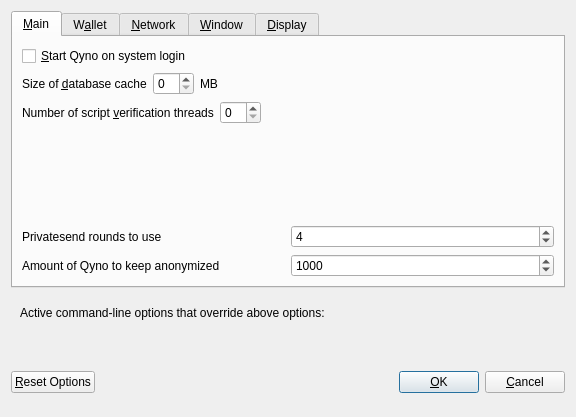
<?xml version="1.0" encoding="UTF-8"?>
<ui version="4.0">
 <class>OptionsDialog</class>
 <widget class="QDialog" name="OptionsDialog">
  <property name="geometry">
   <rect>
    <x>0</x>
    <y>0</y>
    <width>576</width>
    <height>417</height>
   </rect>
  </property>
  <property name="windowTitle">
   <string>Options</string>
  </property>
  <property name="modal">
   <bool>true</bool>
  </property>
  <layout class="QVBoxLayout" name="verticalLayout">
   <item>
    <widget class="QTabWidget" name="tabWidget">
     <property name="currentIndex">
      <number>0</number>
     </property>
     <widget class="QWidget" name="tabMain">
      <attribute name="title">
       <string>&amp;Main</string>
      </attribute>
      <layout class="QVBoxLayout" name="verticalLayout_Main">
       <item>
        <widget class="QCheckBox" name="bitcoinAtStartup">
         <property name="toolTip">
          <string>Automatically start Qyno after logging in to the system.</string>
         </property>
         <property name="text">
          <string>&amp;Start Qyno on system login</string>
         </property>
        </widget>
       </item>
       <item>
        <layout class="QHBoxLayout" name="horizontalLayout_2_Main">
         <item>
          <widget class="QLabel" name="databaseCacheLabel">
           <property name="text">
            <string>Size of &amp;database cache</string>
           </property>
           <property name="textFormat">
            <enum>Qt::PlainText</enum>
           </property>
           <property name="buddy">
            <cstring>databaseCache</cstring>
           </property>
          </widget>
         </item>
         <item>
          <widget class="QSpinBox" name="databaseCache"/>
         </item>
         <item>
          <widget class="QLabel" name="databaseCacheUnitLabel">
           <property name="text">
            <string>MB</string>
           </property>
           <property name="textFormat">
            <enum>Qt::PlainText</enum>
           </property>
          </widget>
         </item>
         <item>
          <spacer name="horizontalSpacer_2_Main">
           <property name="orientation">
            <enum>Qt::Horizontal</enum>
           </property>
           <property name="sizeHint" stdset="0">
            <size>
             <width>40</width>
             <height>20</height>
            </size>
           </property>
          </spacer>
         </item>
        </layout>
       </item>
       <item>
        <layout class="QHBoxLayout" name="horizontalLayout_3_Main">
         <item>
          <widget class="QLabel" name="threadsScriptVerifLabel">
           <property name="text">
            <string>Number of script &amp;verification threads</string>
           </property>
           <property name="textFormat">
            <enum>Qt::PlainText</enum>
           </property>
           <property name="buddy">
            <cstring>threadsScriptVerif</cstring>
           </property>
          </widget>
         </item>
         <item>
          <widget class="QSpinBox" name="threadsScriptVerif">
           <property name="toolTip">
            <string>(0 = auto, &lt;0 = leave that many cores free)</string>
           </property>
          </widget>
         </item>
         <item>
          <spacer name="horizontalSpacer_3_Main">
           <property name="orientation">
            <enum>Qt::Horizontal</enum>
           </property>
           <property name="sizeHint" stdset="0">
            <size>
             <width>40</width>
             <height>20</height>
            </size>
           </property>
          </spacer>
         </item>
        </layout>
       </item>
       <item>
        <spacer name="verticalSpacer_Main">
         <property name="orientation">
          <enum>Qt::Vertical</enum>
         </property>
         <property name="sizeHint" stdset="0">
          <size>
           <width>20</width>
           <height>40</height>
          </size>
         </property>
        </spacer>
       </item>
       <item>
        <layout class="QHBoxLayout" name="horizontalLayout_4_Main">
         <item>
          <widget class="QLabel" name="label">
           <property name="toolTip">
            <string>This setting determines the amount of individual masternodes that an input will be anonymized through.&lt;br/&gt;More rounds of anonymization gives a higher degree of privacy, but also costs more in fees.</string>
           </property>
           <property name="text">
            <string>Privatesend rounds to use</string>
           </property>
          </widget>
         </item>
         <item>
          <widget class="QSpinBox" name="privatesendRounds">
           <property name="minimum">
            <number>2</number>
           </property>
           <property name="maximum">
            <number>8</number>
           </property>
           <property name="value">
            <number>4</number>
           </property>
          </widget>
         </item>
        </layout>
       </item>
       <item>
        <layout class="QHBoxLayout" name="horizontalLayout">
         <item>
          <widget class="QLabel" name="label_2">
           <property name="toolTip">
            <string>This amount acts as a threshold to turn off Privatesend once it's reached.</string>
           </property>
           <property name="statusTip">
            <string notr="true"/>
           </property>
           <property name="whatsThis">
            <string notr="true"/>
           </property>
           <property name="accessibleName">
            <string notr="true"/>
           </property>
           <property name="accessibleDescription">
            <string notr="true"/>
           </property>
           <property name="text">
            <string>Amount of Qyno to keep anonymized</string>
           </property>
          </widget>
         </item>
         <item>
          <widget class="QSpinBox" name="anonymizeQyno">
           <property name="minimum">
            <number>100</number>
           </property>
           <property name="maximum">
            <number>100000</number>
           </property>
           <property name="singleStep">
            <number>100</number>
           </property>
           <property name="value">
            <number>1000</number>
           </property>
          </widget>
         </item>
        </layout>
       </item>
      </layout>
     </widget>
     <widget class="QWidget" name="tabWallet">
      <attribute name="title">
       <string>W&amp;allet</string>
      </attribute>
      <layout class="QVBoxLayout" name="verticalLayout_Wallet">
       <item>
        <widget class="QGroupBox" name="groupBox">
         <property name="title">
          <string>Expert</string>
         </property>
         <layout class="QVBoxLayout" name="verticalLayout_2">
          <item>
           <widget class="QCheckBox" name="coinControlFeatures">
            <property name="toolTip">
             <string>Whether to show coin control features or not.</string>
            </property>
            <property name="text">
             <string>Enable coin &amp;control features</string>
            </property>
           </widget>
          </item>
          <item>
           <widget class="QCheckBox" name="showMasternodesTab">
            <property name="toolTip">
             <string>Show additional tab listing all your masternodes in first sub-tab&lt;br/&gt;and all masternodes on the network in second sub-tab.</string>
            </property>
            <property name="text">
             <string>Show Masternodes Tab</string>
            </property>
           </widget>
          </item>
          <item>
           <widget class="QCheckBox" name="spendZeroConfChange">
            <property name="toolTip">
             <string>If you disable the spending of unconfirmed change, the change from a transaction&lt;br/&gt;cannot be used until that transaction has at least one confirmation.&lt;br/&gt;This also affects how your balance is computed.</string>
            </property>
            <property name="text">
             <string>&amp;Spend unconfirmed change</string>
            </property>
           </widget>
          </item>
         </layout>
        </widget>
       </item>
       <item>
        <spacer name="verticalSpacer_Wallet">
         <property name="orientation">
          <enum>Qt::Vertical</enum>
         </property>
         <property name="sizeHint" stdset="0">
          <size>
           <width>20</width>
           <height>40</height>
          </size>
         </property>
        </spacer>
       </item>
      </layout>
     </widget>
     <widget class="QWidget" name="tabNetwork">
      <attribute name="title">
       <string>&amp;Network</string>
      </attribute>
      <layout class="QVBoxLayout" name="verticalLayout_Network">
       <item>
        <widget class="QCheckBox" name="mapPortUpnp">
         <property name="toolTip">
          <string>Automatically open the Qyno client port on the router. This only works when your router supports UPnP and it is enabled.</string>
         </property>
         <property name="text">
          <string>Map port using &amp;UPnP</string>
         </property>
        </widget>
       </item>
       <item>
        <widget class="QCheckBox" name="allowIncoming">
         <property name="toolTip">
          <string>Accept connections from outside</string>
         </property>
         <property name="text">
          <string>Allow incoming connections</string>
         </property>
        </widget>
       </item>
       <item>
        <widget class="QCheckBox" name="connectSocks">
         <property name="toolTip">
          <string>Connect to the Qyno network through a SOCKS5 proxy.</string>
         </property>
         <property name="text">
          <string>&amp;Connect through SOCKS5 proxy (default proxy):</string>
         </property>
        </widget>
       </item>
       <item>
        <layout class="QHBoxLayout" name="horizontalLayout_1_Network">
         <item>
          <widget class="QLabel" name="proxyIpLabel">
           <property name="text">
            <string>Proxy &amp;IP:</string>
           </property>
           <property name="textFormat">
            <enum>Qt::PlainText</enum>
           </property>
           <property name="buddy">
            <cstring>proxyIp</cstring>
           </property>
          </widget>
         </item>
         <item>
          <widget class="QValidatedLineEdit" name="proxyIp">
           <property name="minimumSize">
            <size>
             <width>140</width>
             <height>0</height>
            </size>
           </property>
           <property name="maximumSize">
            <size>
             <width>140</width>
             <height>16777215</height>
            </size>
           </property>
           <property name="toolTip">
            <string>IP address of the proxy (e.g. IPv4: 127.0.0.1 / IPv6: ::1)</string>
           </property>
          </widget>
         </item>
         <item>
          <widget class="QLabel" name="proxyPortLabel">
           <property name="text">
            <string>&amp;Port:</string>
           </property>
           <property name="textFormat">
            <enum>Qt::PlainText</enum>
           </property>
           <property name="buddy">
            <cstring>proxyPort</cstring>
           </property>
          </widget>
         </item>
         <item>
          <widget class="QLineEdit" name="proxyPort">
           <property name="minimumSize">
            <size>
             <width>55</width>
             <height>0</height>
            </size>
           </property>
           <property name="maximumSize">
            <size>
             <width>55</width>
             <height>16777215</height>
            </size>
           </property>
           <property name="toolTip">
            <string>Port of the proxy (e.g. 9050)</string>
           </property>
          </widget>
         </item>
         <item>
          <spacer name="horizontalSpacer_1_Network">
           <property name="orientation">
            <enum>Qt::Horizontal</enum>
           </property>
           <property name="sizeHint" stdset="0">
            <size>
             <width>40</width>
             <height>20</height>
            </size>
           </property>
          </spacer>
         </item>
        </layout>
       </item>
       <item>
        <spacer name="verticalSpacer_Network">
         <property name="orientation">
          <enum>Qt::Vertical</enum>
         </property>
         <property name="sizeHint" stdset="0">
          <size>
           <width>20</width>
           <height>40</height>
          </size>
         </property>
        </spacer>
       </item>
      </layout>
     </widget>
     <widget class="QWidget" name="tabWindow">
      <attribute name="title">
       <string>&amp;Window</string>
      </attribute>
      <layout class="QVBoxLayout" name="verticalLayout_Window">
       <item>
        <widget class="QCheckBox" name="minimizeToTray">
         <property name="toolTip">
          <string>Show only a tray icon after minimizing the window.</string>
         </property>
         <property name="text">
          <string>&amp;Minimize to the tray instead of the taskbar</string>
         </property>
        </widget>
       </item>
       <item>
        <widget class="QCheckBox" name="minimizeOnClose">
         <property name="toolTip">
          <string>Minimize instead of exit the application when the window is closed. When this option is enabled, the application will be closed only after selecting Quit in the menu.</string>
         </property>
         <property name="text">
          <string>M&amp;inimize on close</string>
         </property>
        </widget>
       </item>
       <item>
        <spacer name="verticalSpacer_Window">
         <property name="orientation">
          <enum>Qt::Vertical</enum>
         </property>
         <property name="sizeHint" stdset="0">
          <size>
           <width>20</width>
           <height>40</height>
          </size>
         </property>
        </spacer>
       </item>
      </layout>
     </widget>
     <widget class="QWidget" name="tabDisplay">
      <attribute name="title">
       <string>&amp;Display</string>
      </attribute>
      <layout class="QVBoxLayout" name="verticalLayout_Display">
       <item>
        <layout class="QHBoxLayout" name="horizontalLayout_1_Display">
         <item>
          <widget class="QLabel" name="langLabel">
           <property name="text">
            <string>User Interface &amp;language:</string>
           </property>
           <property name="textFormat">
            <enum>Qt::PlainText</enum>
           </property>
           <property name="buddy">
            <cstring>lang</cstring>
           </property>
          </widget>
         </item>
         <item>
          <widget class="QValueComboBox" name="lang">
           <property name="toolTip">
            <string>The user interface language can be set here. This setting will take effect after restarting Qyno.</string>
           </property>
          </widget>
         </item>
        </layout>
       </item>
       <item>
        <widget class="QLabel" name="label_3">
         <property name="toolTip">
          <string notr="true"/>
         </property>
         <property name="statusTip">
          <string notr="true"/>
         </property>
         <property name="whatsThis">
          <string notr="true"/>
         </property>
         <property name="accessibleName">
          <string notr="true"/>
         </property>
         <property name="text">
          <string>Language missing or translation incomplete? Help contributing translations here:
https://www.transifex.com/qyno/qynocoin-project-translations</string>
         </property>
         <property name="wordWrap">
          <bool>true</bool>
         </property>
         <property name="openExternalLinks">
          <bool>true</bool>
         </property>
         <property name="textInteractionFlags">
          <set>Qt::TextBrowserInteraction</set>
         </property>
        </widget>
       </item>
       <item>
        <layout class="QHBoxLayout" name="horizontalLayout_4_Display" stretch="0,0">
         <item>
          <widget class="QLabel" name="themeLabel">
           <property name="text">
            <string>User Interface Theme:</string>
           </property>
          </widget>
         </item>
         <item>
          <widget class="QValueComboBox" name="theme"/>
         </item>
        </layout>
       </item>
       <item>
        <widget class="Line" name="line">
         <property name="orientation">
          <enum>Qt::Horizontal</enum>
         </property>
        </widget>
       </item>
       <item>
        <layout class="QHBoxLayout" name="horizontalLayout_2_Display">
         <item>
          <widget class="QLabel" name="unitLabel">
           <property name="text">
            <string>&amp;Unit to show amounts in:</string>
           </property>
           <property name="textFormat">
            <enum>Qt::PlainText</enum>
           </property>
           <property name="buddy">
            <cstring>unit</cstring>
           </property>
          </widget>
         </item>
         <item>
          <widget class="QValueComboBox" name="unit">
           <property name="toolTip">
            <string>Choose the default subdivision unit to show in the interface and when sending coins.</string>
           </property>
          </widget>
         </item>
        </layout>
       </item>
       <item>
        <layout class="QHBoxLayout" name="horizontalLayout_5_Display">
         <item>
          <widget class="QLabel" name="digitsLabel">
           <property name="text">
            <string>Decimal digits</string>
           </property>
          </widget>
         </item>
         <item>
          <widget class="QValueComboBox" name="digits"/>
         </item>
        </layout>
       </item>
       <item>
        <layout class="QHBoxLayout" name="horizontalLayout_3_Display">
         <item>
          <widget class="QLabel" name="thirdPartyTxUrlsLabel">
           <property name="toolTip">
            <string>Third party URLs (e.g. a block explorer) that appear in the transactions tab as context menu items. %s in the URL is replaced by transaction hash. Multiple URLs are separated by vertical bar |.</string>
           </property>
           <property name="text">
            <string>Third party transaction URLs</string>
           </property>
           <property name="buddy">
            <cstring>thirdPartyTxUrls</cstring>
           </property>
          </widget>
         </item>
         <item>
          <widget class="QLineEdit" name="thirdPartyTxUrls">
           <property name="toolTip">
            <string>Third party URLs (e.g. a block explorer) that appear in the transactions tab as context menu items. %s in the URL is replaced by transaction hash. Multiple URLs are separated by vertical bar |.</string>
           </property>
          </widget>
         </item>
        </layout>
       </item>
       <item>
        <spacer name="verticalSpacer">
         <property name="orientation">
          <enum>Qt::Vertical</enum>
         </property>
         <property name="sizeHint" stdset="0">
          <size>
           <width>20</width>
           <height>40</height>
          </size>
         </property>
        </spacer>
       </item>
      </layout>
     </widget>
    </widget>
   </item>
   <item>
    <widget class="QFrame" name="frame">
     <layout class="QVBoxLayout" name="verticalLayout_Bottom">
      <item>
       <layout class="QHBoxLayout" name="horizontalLayout_Bottom">
        <item>
         <widget class="QLabel" name="overriddenByCommandLineInfoLabel">
          <property name="text">
           <string>Active command-line options that override above options:</string>
          </property>
          <property name="textFormat">
           <enum>Qt::PlainText</enum>
          </property>
         </widget>
        </item>
        <item>
         <spacer name="horizontalSpacer_Bottom">
          <property name="orientation">
           <enum>Qt::Horizontal</enum>
          </property>
          <property name="sizeHint" stdset="0">
           <size>
            <width>40</width>
            <height>20</height>
           </size>
          </property>
         </spacer>
        </item>
       </layout>
      </item>
      <item>
       <widget class="QLabel" name="overriddenByCommandLineLabel">
        <property name="text">
         <string/>
        </property>
        <property name="textFormat">
         <enum>Qt::PlainText</enum>
        </property>
        <property name="wordWrap">
         <bool>true</bool>
        </property>
       </widget>
      </item>
     </layout>
    </widget>
   </item>
   <item>
    <layout class="QHBoxLayout" name="horizontalLayout_Buttons">
     <item>
      <widget class="QPushButton" name="resetButton">
       <property name="toolTip">
        <string>Reset all client options to default.</string>
       </property>
       <property name="text">
        <string>&amp;Reset Options</string>
       </property>
       <property name="autoDefault">
        <bool>false</bool>
       </property>
      </widget>
     </item>
     <item>
      <spacer name="horizontalSpacer_1">
       <property name="orientation">
        <enum>Qt::Horizontal</enum>
       </property>
       <property name="sizeHint" stdset="0">
        <size>
         <width>40</width>
         <height>48</height>
        </size>
       </property>
      </spacer>
     </item>
     <item>
      <widget class="QLabel" name="statusLabel">
       <property name="minimumSize">
        <size>
         <width>200</width>
         <height>0</height>
        </size>
       </property>
       <property name="font">
        <font>
         <weight>75</weight>
         <bold>true</bold>
        </font>
       </property>
       <property name="text">
        <string/>
       </property>
       <property name="textFormat">
        <enum>Qt::PlainText</enum>
       </property>
       <property name="wordWrap">
        <bool>true</bool>
       </property>
      </widget>
     </item>
     <item>
      <spacer name="horizontalSpacer_2">
       <property name="orientation">
        <enum>Qt::Horizontal</enum>
       </property>
       <property name="sizeHint" stdset="0">
        <size>
         <width>40</width>
         <height>48</height>
        </size>
       </property>
      </spacer>
     </item>
     <item>
      <widget class="QPushButton" name="okButton">
       <property name="text">
        <string>&amp;OK</string>
       </property>
       <property name="autoDefault">
        <bool>false</bool>
       </property>
       <property name="default">
        <bool>true</bool>
       </property>
      </widget>
     </item>
     <item>
      <widget class="QPushButton" name="cancelButton">
       <property name="text">
        <string>&amp;Cancel</string>
       </property>
       <property name="autoDefault">
        <bool>false</bool>
       </property>
      </widget>
     </item>
    </layout>
   </item>
  </layout>
 </widget>
 <customwidgets>
  <customwidget>
   <class>QValidatedLineEdit</class>
   <extends>QLineEdit</extends>
   <header>qvalidatedlineedit.h</header>
  </customwidget>
  <customwidget>
   <class>QValueComboBox</class>
   <extends>QComboBox</extends>
   <header>qvaluecombobox.h</header>
  </customwidget>
 </customwidgets>
 <resources/>
 <connections/>
</ui>
